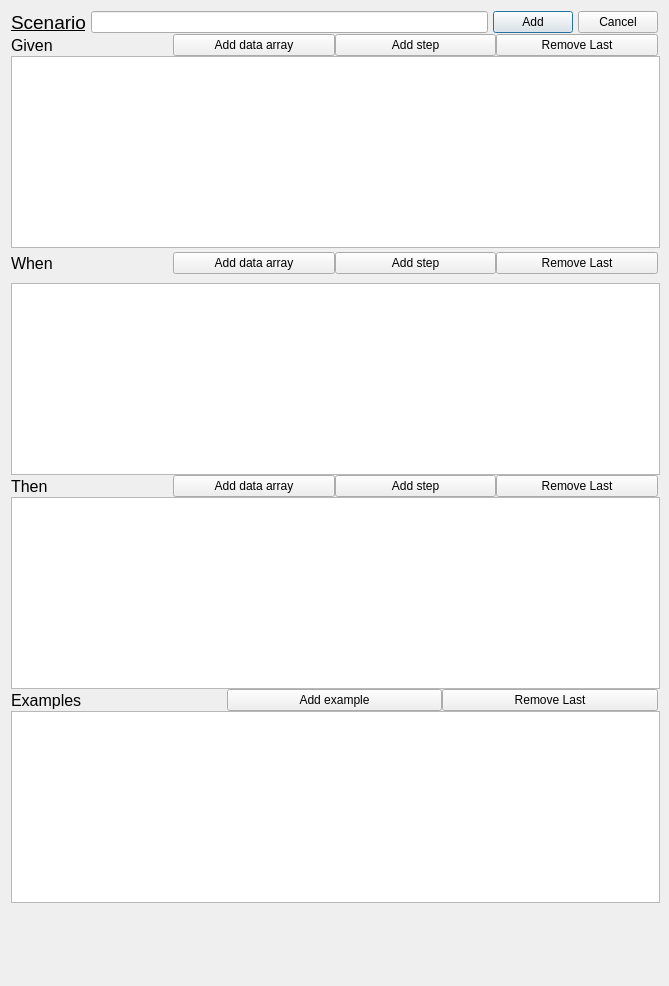
<?xml version="1.0" encoding="UTF-8"?>
<ui version="4.0">
 <class>ScenarioForm</class>
 <widget class="QDialog" name="ScenarioForm">
  <property name="geometry">
   <rect>
    <x>0</x>
    <y>0</y>
    <width>669</width>
    <height>986</height>
   </rect>
  </property>
  <property name="sizePolicy">
   <sizepolicy hsizetype="Expanding" vsizetype="Expanding">
    <horstretch>0</horstretch>
    <verstretch>0</verstretch>
   </sizepolicy>
  </property>
  <property name="minimumSize">
   <size>
    <width>650</width>
    <height>290</height>
   </size>
  </property>
  <property name="maximumSize">
   <size>
    <width>698</width>
    <height>1088</height>
   </size>
  </property>
  <property name="sizeIncrement">
   <size>
    <width>10</width>
    <height>10</height>
   </size>
  </property>
  <property name="windowTitle">
   <string>Dialog</string>
  </property>
  <layout class="QVBoxLayout" name="verticalLayout_2">
   <item>
    <layout class="QVBoxLayout" name="verticalLayout" stretch="0,0,0,0,0,0,0,0,0,0">
     <property name="spacing">
      <number>0</number>
     </property>
     <property name="sizeConstraint">
      <enum>QLayout::SetMinAndMaxSize</enum>
     </property>
     <item>
      <layout class="QHBoxLayout" name="horizontalLayout">
       <property name="spacing">
        <number>5</number>
       </property>
       <property name="sizeConstraint">
        <enum>QLayout::SetMinAndMaxSize</enum>
       </property>
       <property name="leftMargin">
        <number>0</number>
       </property>
       <property name="topMargin">
        <number>0</number>
       </property>
       <property name="bottomMargin">
        <number>0</number>
       </property>
       <item>
        <widget class="QLabel" name="label">
         <property name="maximumSize">
          <size>
           <width>16777215</width>
           <height>30</height>
          </size>
         </property>
         <property name="font">
          <font>
           <pointsize>14</pointsize>
           <underline>true</underline>
          </font>
         </property>
         <property name="text">
          <string>Scenario</string>
         </property>
        </widget>
       </item>
       <item>
        <widget class="QLineEdit" name="scenarioNameLdt"/>
       </item>
       <item>
        <widget class="QPushButton" name="AddScenarioBtn">
         <property name="text">
          <string>Add</string>
         </property>
        </widget>
       </item>
       <item>
        <widget class="QPushButton" name="CancelBtn">
         <property name="text">
          <string>Cancel</string>
         </property>
        </widget>
       </item>
      </layout>
     </item>
     <item>
      <layout class="QHBoxLayout" name="horizontalLayout_2">
       <property name="sizeConstraint">
        <enum>QLayout::SetMinAndMaxSize</enum>
       </property>
       <property name="topMargin">
        <number>0</number>
       </property>
       <property name="bottomMargin">
        <number>0</number>
       </property>
       <item>
        <widget class="QLabel" name="label_2">
         <property name="maximumSize">
          <size>
           <width>16777215</width>
           <height>30</height>
          </size>
         </property>
         <property name="font">
          <font>
           <pointsize>12</pointsize>
          </font>
         </property>
         <property name="text">
          <string>Given</string>
         </property>
        </widget>
       </item>
       <item>
        <widget class="QPushButton" name="GivenAddDataBtn">
         <property name="text">
          <string>Add data array</string>
         </property>
        </widget>
       </item>
       <item>
        <widget class="QPushButton" name="GivenAddStepBtn">
         <property name="text">
          <string>Add step</string>
         </property>
        </widget>
       </item>
       <item>
        <widget class="QPushButton" name="GivenRemoveBtn">
         <property name="text">
          <string>Remove Last</string>
         </property>
        </widget>
       </item>
      </layout>
     </item>
     <item>
      <widget class="QTableWidget" name="GivenTab">
       <property name="sizePolicy">
        <sizepolicy hsizetype="MinimumExpanding" vsizetype="MinimumExpanding">
         <horstretch>0</horstretch>
         <verstretch>0</verstretch>
        </sizepolicy>
       </property>
       <property name="minimumSize">
        <size>
         <width>649</width>
         <height>30</height>
        </size>
       </property>
       <property name="maximumSize">
        <size>
         <width>649</width>
         <height>200</height>
        </size>
       </property>
       <property name="sizeIncrement">
        <size>
         <width>10</width>
         <height>10</height>
        </size>
       </property>
       <property name="baseSize">
        <size>
         <width>649</width>
         <height>100</height>
        </size>
       </property>
      </widget>
     </item>
     <item>
      <layout class="QHBoxLayout" name="horizontalLayout_3">
       <property name="sizeConstraint">
        <enum>QLayout::SetMinAndMaxSize</enum>
       </property>
       <property name="topMargin">
        <number>0</number>
       </property>
       <property name="bottomMargin">
        <number>5</number>
       </property>
       <item>
        <widget class="QLabel" name="label_3">
         <property name="minimumSize">
          <size>
           <width>0</width>
           <height>30</height>
          </size>
         </property>
         <property name="maximumSize">
          <size>
           <width>16777215</width>
           <height>30</height>
          </size>
         </property>
         <property name="baseSize">
          <size>
           <width>0</width>
           <height>30</height>
          </size>
         </property>
         <property name="font">
          <font>
           <pointsize>12</pointsize>
          </font>
         </property>
         <property name="text">
          <string>When</string>
         </property>
        </widget>
       </item>
       <item>
        <widget class="QPushButton" name="WhenAddDataBtn">
         <property name="text">
          <string>Add data array</string>
         </property>
        </widget>
       </item>
       <item>
        <widget class="QPushButton" name="WhenAddStepBtn">
         <property name="text">
          <string>Add step</string>
         </property>
        </widget>
       </item>
       <item>
        <widget class="QPushButton" name="WhenRemoveBtn">
         <property name="text">
          <string>Remove Last</string>
         </property>
        </widget>
       </item>
      </layout>
     </item>
     <item>
      <widget class="QTableWidget" name="WhenTab">
       <property name="sizePolicy">
        <sizepolicy hsizetype="MinimumExpanding" vsizetype="MinimumExpanding">
         <horstretch>0</horstretch>
         <verstretch>0</verstretch>
        </sizepolicy>
       </property>
       <property name="minimumSize">
        <size>
         <width>649</width>
         <height>30</height>
        </size>
       </property>
       <property name="maximumSize">
        <size>
         <width>649</width>
         <height>200</height>
        </size>
       </property>
       <property name="sizeIncrement">
        <size>
         <width>10</width>
         <height>10</height>
        </size>
       </property>
       <property name="baseSize">
        <size>
         <width>649</width>
         <height>100</height>
        </size>
       </property>
      </widget>
     </item>
     <item>
      <layout class="QHBoxLayout" name="horizontalLayout_4">
       <property name="sizeConstraint">
        <enum>QLayout::SetMinAndMaxSize</enum>
       </property>
       <property name="topMargin">
        <number>0</number>
       </property>
       <item>
        <widget class="QLabel" name="label_4">
         <property name="maximumSize">
          <size>
           <width>16777215</width>
           <height>30</height>
          </size>
         </property>
         <property name="font">
          <font>
           <pointsize>12</pointsize>
          </font>
         </property>
         <property name="text">
          <string>Then</string>
         </property>
        </widget>
       </item>
       <item>
        <widget class="QPushButton" name="ThenAddDataBtn">
         <property name="text">
          <string>Add data array</string>
         </property>
        </widget>
       </item>
       <item>
        <widget class="QPushButton" name="ThenAddStepBtn">
         <property name="text">
          <string>Add step</string>
         </property>
        </widget>
       </item>
       <item>
        <widget class="QPushButton" name="ThenRemoveBtn">
         <property name="text">
          <string>Remove Last</string>
         </property>
        </widget>
       </item>
      </layout>
     </item>
     <item>
      <widget class="QTableWidget" name="ThenTab">
       <property name="sizePolicy">
        <sizepolicy hsizetype="MinimumExpanding" vsizetype="MinimumExpanding">
         <horstretch>0</horstretch>
         <verstretch>0</verstretch>
        </sizepolicy>
       </property>
       <property name="minimumSize">
        <size>
         <width>649</width>
         <height>30</height>
        </size>
       </property>
       <property name="maximumSize">
        <size>
         <width>649</width>
         <height>200</height>
        </size>
       </property>
       <property name="sizeIncrement">
        <size>
         <width>10</width>
         <height>10</height>
        </size>
       </property>
       <property name="baseSize">
        <size>
         <width>649</width>
         <height>100</height>
        </size>
       </property>
      </widget>
     </item>
     <item>
      <layout class="QHBoxLayout" name="horizontalLayout_5">
       <property name="sizeConstraint">
        <enum>QLayout::SetMinAndMaxSize</enum>
       </property>
       <property name="topMargin">
        <number>0</number>
       </property>
       <item>
        <widget class="QLabel" name="label_5">
         <property name="maximumSize">
          <size>
           <width>16777215</width>
           <height>30</height>
          </size>
         </property>
         <property name="font">
          <font>
           <pointsize>12</pointsize>
          </font>
         </property>
         <property name="text">
          <string>Examples</string>
         </property>
        </widget>
       </item>
       <item>
        <widget class="QPushButton" name="AddExampleBtn">
         <property name="text">
          <string>Add example</string>
         </property>
        </widget>
       </item>
       <item>
        <widget class="QPushButton" name="ExampleRemoveBtn">
         <property name="text">
          <string>Remove Last</string>
         </property>
        </widget>
       </item>
      </layout>
     </item>
     <item>
      <widget class="QTableWidget" name="ExampleTab">
       <property name="sizePolicy">
        <sizepolicy hsizetype="MinimumExpanding" vsizetype="MinimumExpanding">
         <horstretch>0</horstretch>
         <verstretch>0</verstretch>
        </sizepolicy>
       </property>
       <property name="minimumSize">
        <size>
         <width>649</width>
         <height>30</height>
        </size>
       </property>
       <property name="maximumSize">
        <size>
         <width>649</width>
         <height>200</height>
        </size>
       </property>
       <property name="sizeIncrement">
        <size>
         <width>10</width>
         <height>10</height>
        </size>
       </property>
       <property name="baseSize">
        <size>
         <width>649</width>
         <height>100</height>
        </size>
       </property>
      </widget>
     </item>
     <item>
      <spacer name="verticalSpacer">
       <property name="orientation">
        <enum>Qt::Vertical</enum>
       </property>
       <property name="sizeHint" stdset="0">
        <size>
         <width>20</width>
         <height>5</height>
        </size>
       </property>
      </spacer>
     </item>
    </layout>
   </item>
  </layout>
 </widget>
 <resources/>
 <connections/>
</ui>
